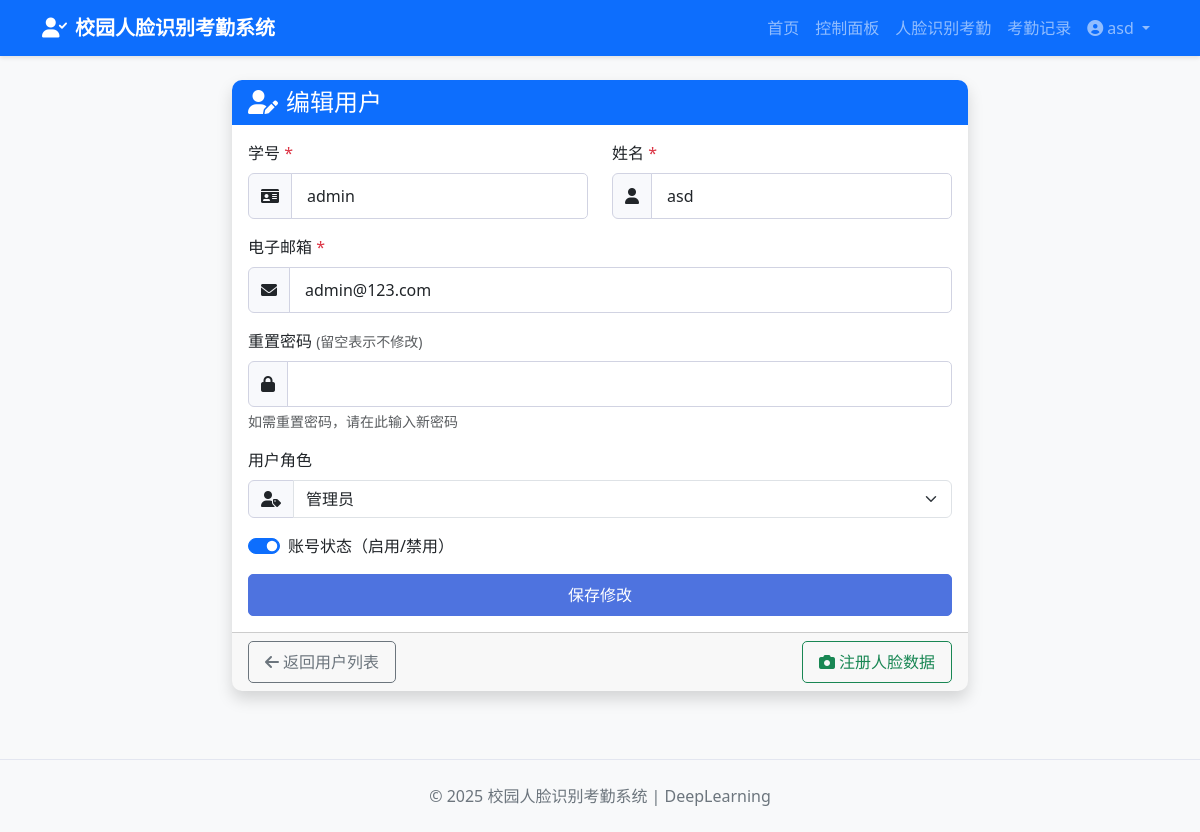
The page /edit-user/7 (signed in) on the database its author committed.
### tables this page shows
CREATE TABLE users (
        id INTEGER PRIMARY KEY AUTOINCREMENT,
        student_id TEXT UNIQUE NOT NULL,
        name TEXT NOT NULL,
        email TEXT UNIQUE,
        password TEXT NOT NULL,
        registration_date TIMESTAMP DEFAULT CURRENT_TIMESTAMP
    , role TEXT DEFAULT 'student', is_active INTEGER DEFAULT 1);

### app.py (the view, shortened to what this page needs)
@app.route('/edit-user/<int:user_id>', methods=['GET', 'POST'])
def edit_user(user_id):
    if 'user_id' not in session:
        flash('Please login first', 'warning')
        return redirect(url_for('login'))
    user = User.get_user_by_id(user_id)
    if not user:
        flash('User not found', 'danger')
        return redirect(url_for('user_management'))
    face_encodings = FaceEncoding.get_face_encodings_by_user_id(user_id)
    user['has_face_data'] = len(face_encodings) > 0
    return render_template('edit_user.html', user=user)

### database/models.py (called while the page is built, shortened)
    @staticmethod
    def get_user_by_id(user_id):
        conn = sqlite3.connect(DB_PATH)
        cursor = conn.cursor()
        cursor.execute('''
        SELECT id, student_id, name, email, registration_date, role, is_active
        FROM users
        WHERE id = ?
        ''', (user_id,))
        user = cursor.fetchone()
        conn.close()
        if user:
            return {
                'id': user[0],
                'student_id': user[1],
                'name': user[2],
                'email': user[3],
                'registration_date': user[4],
                'role': user[5] if len(user) > 5 else 'student',
                'is_active': bool(user[6]) if len(user) > 6 else True
            }
        return None

    @staticmethod
    def get_face_encodings_by_user_id(user_id):
        conn = sqlite3.connect(DB_PATH)
        cursor = conn.cursor()
        cursor.execute('''
        SELECT id, user_id, encoding
        FROM face_encodings
        WHERE user_id = ?
        ''', (user_id,))
        encodings = cursor.fetchall()
        conn.close()
        result = []
        return result

### templates/edit_user.html (shortened to what this page needs)
{% extends 'base.html' %}
{% block content %}
<div class="row justify-content-center">
    <div class="col-md-8">
        <div class="card shadow">
            <div class="card-header bg-primary text-white">
                <h4 class="mb-0"><i class="fas fa-user-edit me-2"></i>编辑用户</h4>
            </div>
            <div class="card-body">
                <form method="POST" action="{{ url_for('edit_user', user_id=user.id) }}">
                    <div class="row">
                        <div class="col-md-6 mb-3">
                            <label for="student_id" class="form-label">学号 <span class="text-danger">*</span></label>
                            <div class="input-group">
                                <span class="input-group-text"><i class="fas fa-id-card"></i></span>
                                <input type="text" class="form-control" id="student_id" name="student_id"
                                    value="{{ user.student_id }}" required>
                            </div>
                        </div>
                        <div class="col-md-6 mb-3">
                            <label for="name" class="form-label">姓名 <span class="text-danger">*</span></label>
                            <div class="input-group">
                                <span class="input-group-text"><i class="fas fa-user"></i></span>
                                <input type="text" class="form-control" id="name" name="name" value="{{ user.name }}"
                                    required>
                            </div>
                        </div>
                    </div>
                    <div class="mb-3">
                        <label for="email" class="form-label">电子邮箱 <span class="text-danger">*</span></label>
                        <div class="input-group">
                            <span class="input-group-text"><i class="fas fa-envelope"></i></span>
                            <input type="email" class="form-control" id="email" name="email" value="{{ user.email }}"
                                required>
                        </div>
                    </div>
                    <div class="mb-3">
                        <label for="password" class="form-label">重置密码 <small
                                class="text-muted">(留空表示不修改)</small></label>
                        <div class="input-group">
                            <span class="input-group-text"><i class="fas fa-lock"></i></span>
                            <input type="password" class="form-control" id="password" name="password">
                        </div>
                        <div class="form-text">如需重置密码，请在此输入新密码</div>
                    </div>
                    <div class="mb-3">
                        <label for="role" class="form-label">用户角色</label>
                        <div class="input-group">
                            <span class="input-group-text"><i class="fas fa-user-tag"></i></span>
                            <select class="form-select" id="role" name="role">
                                <option value="admin" {% if user.role=='admin' %}selected{% endif %}>管理员</option>
                            </select>
                        </div>
                    </div>
                    <div class="mb-3">
                        <div class="form-check form-switch">
                            <input class="form-check-input" type="checkbox" id="is_active" name="is_active" {% if
                                user.is_active %}checked{% endif %}>
                            <label class="form-check-label" for="is_active">账号状态（启用/禁用）</label>
                        </div>
                    </div>
                    <div class="d-grid gap-2">
                        <button type="submit" class="btn btn-primary">保存修改</button>
                    </div>
                </form>
            </div>
            <div class="card-footer">
                <div class="row">
                    <div class="col-md-6">
                        <a href="{{ url_for('user_management') }}" class="btn btn-outline-secondary">
                            <i class="fas fa-arrow-left me-1"></i>返回用户列表
                        </a>
                    </div>
                    <div class="col-md-6 text-md-end mt-2 mt-md-0">
                        {% if user.has_face_data %}
                        <button type="button" class="btn btn-outline-danger" data-bs-toggle="modal"
                            data-bs-target="#resetFaceModal">
                            <i class="fas fa-trash-alt me-1"></i>重置人脸数据
                        </button>
                        {% else %}
                        <a href="{{ url_for('face_registration_admin', user_id=user.id) }}"
                            class="btn btn-outline-success">
                            <i class="fas fa-camera me-1"></i>注册人脸数据
                        </a>
                        {% endif %}
                    </div>
                </div>
            </div>
        </div>
    </div>
</div>
{% endblock %}

### templates/base.html (shortened to what this page needs)
<!DOCTYPE html>
<html lang="zh-CN">
<head>
    <link href="https://cdn.jsdelivr.net/npm/bootstrap@5.3.0-alpha1/dist/css/bootstrap.min.css" rel="stylesheet">
    <link rel="stylesheet" href="https://cdnjs.cloudflare.com/ajax/libs/font-awesome/6.0.0/css/all.min.css">
    <link rel="stylesheet" href="{{ url_for('static', filename='css/style.css') }}">
</head>
<body>
    <nav class="navbar navbar-expand-lg navbar-dark bg-primary">
        <div class="container">
            <a class="navbar-brand" href="{{ url_for('index') }}">
                <i class="fas fa-user-check me-2"></i>校园人脸识别考勤系统
            </a>
            <div class="collapse navbar-collapse" id="navbarNav">
                <ul class="navbar-nav ms-auto">
                    <li class="nav-item">
                        <a class="nav-link" href="{{ url_for('index') }}">首页</a>
                    </li>
                    {% if session.get('user_id') %}
                    <li class="nav-item">
                        <a class="nav-link" href="{{ url_for('dashboard') }}">控制面板</a>
                    </li>
                    <li class="nav-item">
                        <a class="nav-link" href="{{ url_for('face_recognition_attendance') }}">人脸识别考勤</a>
                    </li>
                    <li class="nav-item">
                        <a class="nav-link" href="{{ url_for('attendance') }}">考勤记录</a>
                    </li>
                    <li class="nav-item dropdown">
                        <a class="nav-link dropdown-toggle" href="#" id="navbarDropdown" role="button"
                            data-bs-toggle="dropdown" aria-expanded="false">
                            <i class="fas fa-user-circle me-1"></i>{{ session.get('name') }}
                        </a>
                    </li>
                    {% endif %}
                </ul>
            </div>
        </div>
    </nav>
    <main class="container my-4">
        {% block content %}{% endblock %}
    </main>
    <footer class="bg-light py-4 mt-5">
        <div class="container text-center">
            <p class="mb-0">&copy; {{ 2025 }} 校园人脸识别考勤系统 | DeepLearning</p>
        </div>
    </footer>
</body>
</html>

### static/css/style.css (style rules this page uses)
body { background-color: #f8f9fa; font-family: 'Segoe UI', Tahoma, Geneva, Verdana, sans-serif; }
.navbar { box-shadow: 0 2px 4px rgba(0, 0, 0, 0.1); }
.navbar-brand { font-weight: 600; }
.card { border: none; border-radius: 10px; overflow: hidden; margin-bottom: 20px; transition: transform 0.3s, box-shadow 0.3s; }
.card-header { font-weight: 600; border-bottom: none; }
.btn { border-radius: 5px; font-weight: 500; padding: 8px 16px; transition: all 0.3s; }
.btn-primary { background-color: #4e73df; border-color: #4e73df; }
.form-control { border-radius: 5px; padding: 10px 15px; border: 1px solid #d1d3e2; }
.input-group-text { background-color: #f8f9fc; border: 1px solid #d1d3e2; }
footer { margin-top: 3rem; padding: 1.5rem 0; color: #6c757d; border-top: 1px solid #e3e6f0; }

### rows shown on the page
users: get "asd", student_id "admin", name "asd", email "admin@123.com", role "管理员", is_active "☑"

### other values the page prints
{{ 2025 }} "2025"
